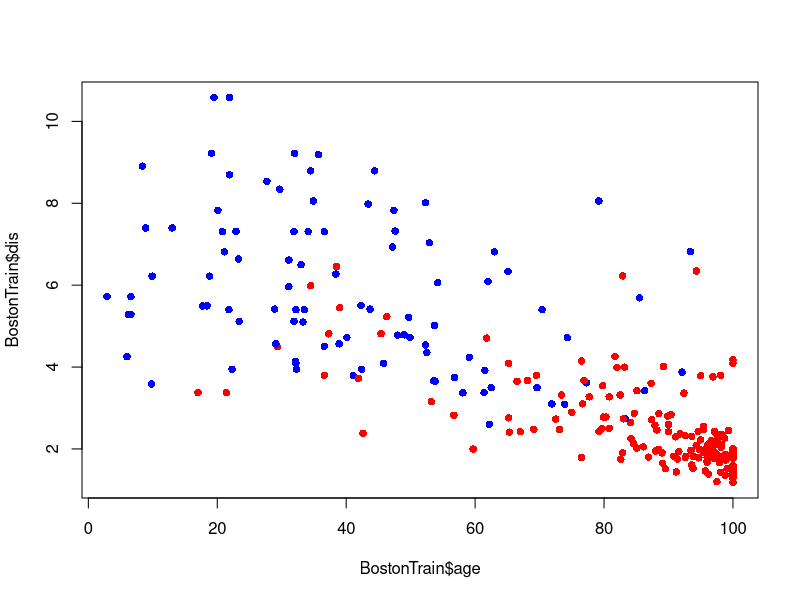
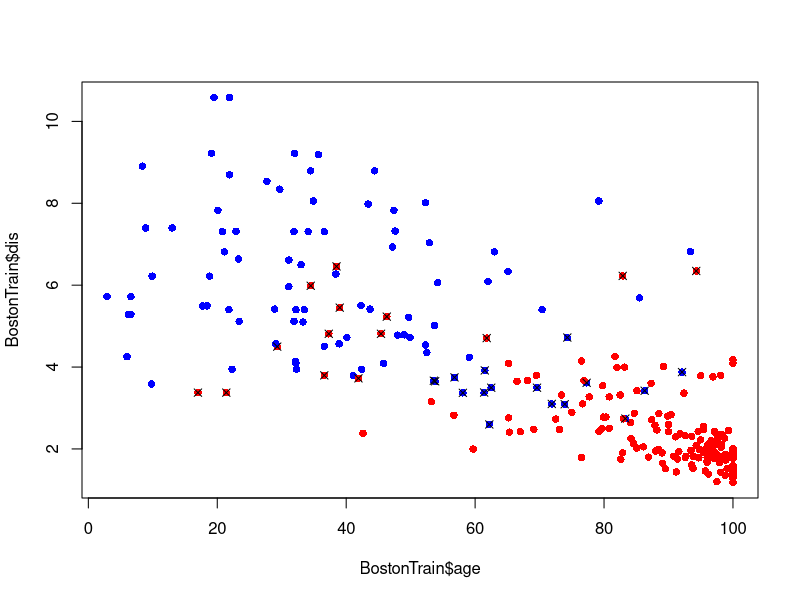
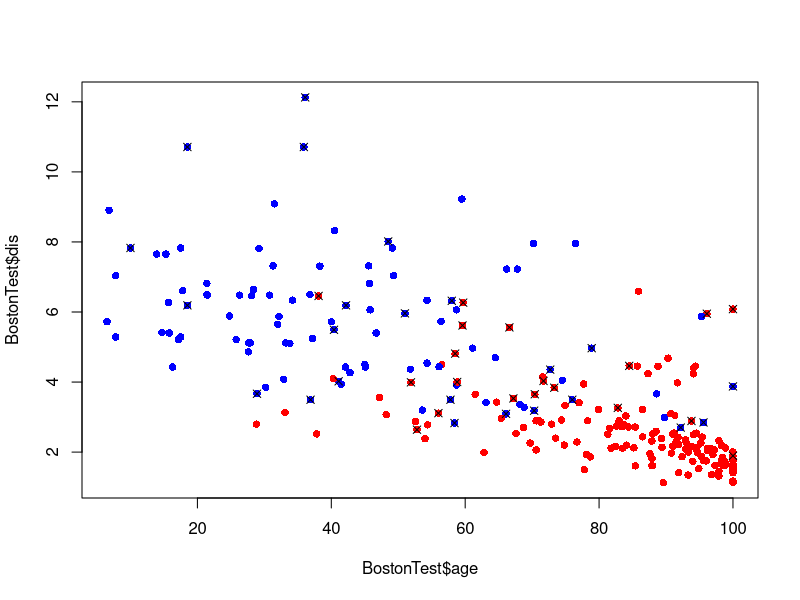
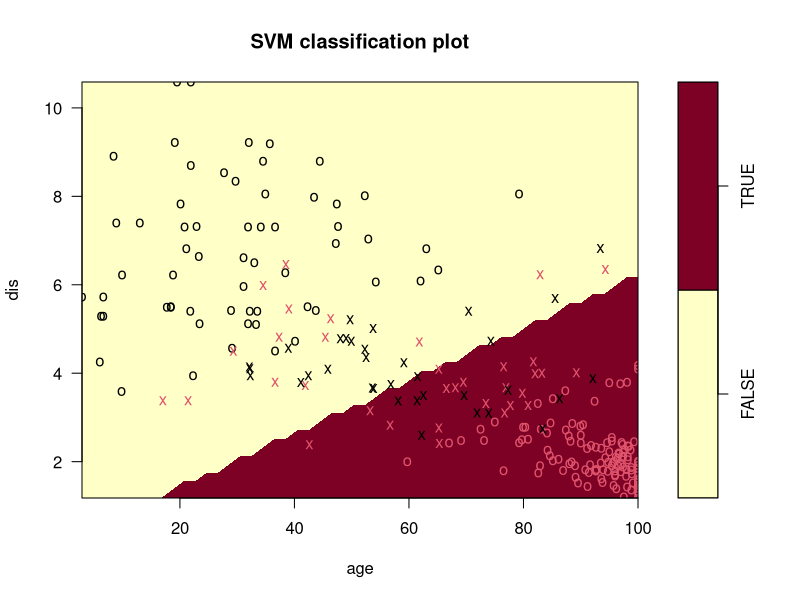
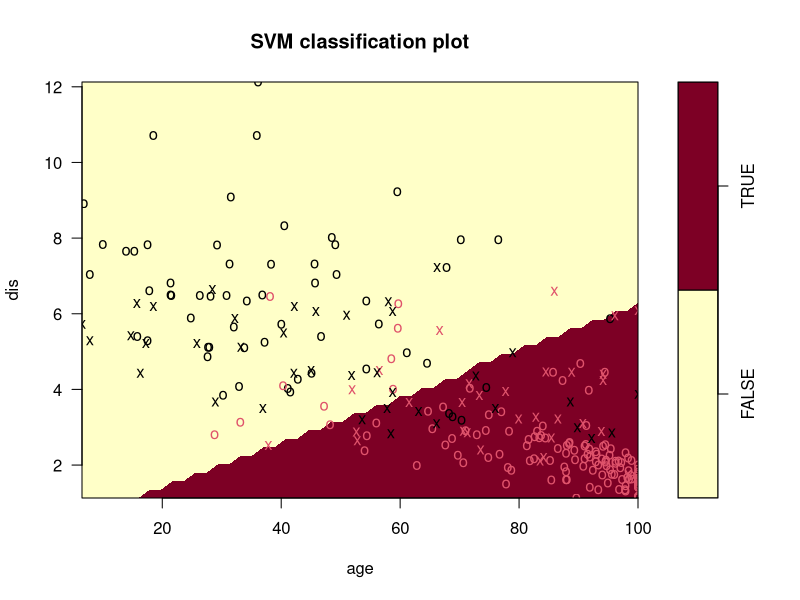

Write the R code that produced these figures, in order.
## ---- chunk 1
library(MASS)
set.seed(548)

propTraining <- 0.5
propTesting <- 0.5

nTraining <- floor(propTraining*nrow(Boston))
nTest <- floor(propTesting*nrow(Boston))

# find indices for training and test sets
indicesTraining <- sort(sample(1:nrow(Boston),size=nTraining))
indicesTesting <- setdiff(1:nrow(Boston), indicesTraining)

# make training and testing data frames
BostonTrain <- Boston[indicesTraining,]
BostonTest <- Boston[indicesTesting,]
## ---- chunk 2
BostonTrain$noxProp <- (BostonTrain$nox > 0.5) # Making a column called noxProp that is true if the nox level from training set is larger than 0.5, and false otherwise.

BostonTest$noxProp <- (BostonTest$nox > 0.5) # Same as above but for test set instead of training.

fit.logistic <- glm(noxProp ~ age+dis, family="binomial", data=BostonTrain) # Making a logistic regression model to predict the proportion of nox levels from age and distance. 
## ---- chunk 3
# Need to interpret coefficients.
summary(fit.logistic) # I think the estimates have to do with odds ratio? 
## ---- chunk 4
fit.logistic.probs <- predict(fit.logistic, type="response")
fit.logistic.pred.tr <- rep("FALSE", nrow(BostonTrain))
fit.logistic.pred.tr[fit.logistic.probs > 0.5] <- "TRUE"

table(fit.logistic.pred.tr, BostonTrain$noxProp) # Confusion Matrix

fp <- table(fit.logistic.pred.tr, BostonTrain$noxProp)[1,2]
N <- table(fit.logistic.pred.tr, BostonTrain$noxProp)[1,1] + table(fit.logistic.pred.tr, BostonTrain$noxProp)[1,2] # false pos + true neg

fpr_train <- fp / N
## ---- chunk 5
fit.logistic.pred.te <- rep("FALSE", nrow(BostonTest))
fit.logistic.pred.te[fit.logistic.probs > 0.5] <- "TRUE"

table(fit.logistic.pred.te, BostonTest$noxProp) # Confusion Matrix

fp <- table(fit.logistic.pred.te, BostonTest$noxProp)[1,2]
N <- table(fit.logistic.pred.te, BostonTest$noxProp)[1,1] + table(fit.logistic.pred.te, BostonTest$noxProp)[1,2] # false pos + true neg

fpr_test <- fp / N
## ---- chunk 6
# False Positive Rate on training data
fpr_train

# False Positive Rate on test data
fpr_test
## ---- chunk 7
BostonTrain$col <- rep("blue", nTraining) # Making a column in the training set representing the color blue, which is the default value here.

BostonTrain$col[BostonTrain$nox > 0.5] <- "red" # In the spots where nox is above 0.5, make the color column red instead of blue.

plot(BostonTrain$age, BostonTrain$dis, col=BostonTrain$col, pch=16) # Plotting age on the horizontal axis and distance on the vertical, with the color of dots representing nox levels. 
## ---- chunk 8
correct <- (BostonTrain$noxProp == fit.logistic.pred.tr) # Putting whether our predictions were correct or not into a variable

j <- which(correct == FALSE) # Getting the indices where our corrections were wrong

# Need to plot again because different code block.
plot(BostonTrain$age, BostonTrain$dis, col=BostonTrain$col, pch=16) 

points(BostonTrain$age[j], BostonTrain$dis[j], col="black", pch=4) # Plotting our wrong predictions with an "x"
## ---- chunk 9
BostonTest$col <- rep("blue", nTraining) # Making a column in the training set representing the color blue, which is the default value here.

BostonTest$col[BostonTest$nox > 0.5] <- "red" # In the spots where nox is above 0.5, make the color column red instead of blue.

plot(BostonTest$age, BostonTest$dis, col=BostonTest$col, pch=16) # Plotting age on the horizontal axis and distance on the vertical, with the color of dots representing nox levels. 

correct <- (BostonTest$noxProp == fit.logistic.pred.te) # Putting whether our predictions were correct or not into a variable

j <- which(correct == FALSE) # Getting the indices where our corrections were wrong

points(BostonTest$age[j], BostonTest$dis[j], col="black", pch=4) # Plotting our wrong predictions with an "x"
## ---- chunk 10
library(e1071)
## ---- chunk 11
BostonTrain$noxProp <- as.factor(BostonTrain$noxProp)
BostonTest$noxProp <- as.factor(BostonTest$noxProp)
svmfit <- svm(noxProp ~ age + dis, data=BostonTrain, kernel="linear", cost=10)
## ---- chunk 12
plot(svmfit, BostonTrain, dis~age)
## ---- chunk 13
plot(svmfit, BostonTest, dis~age)
